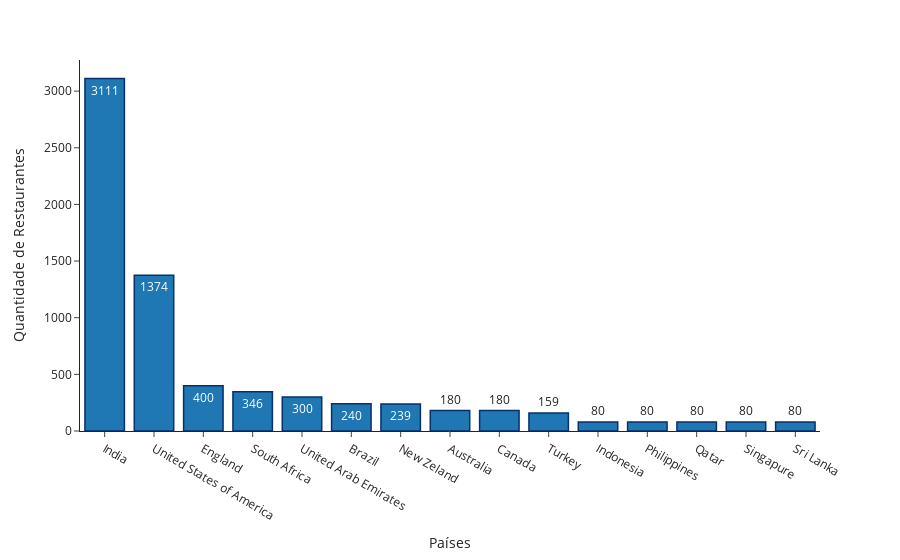

Notebook code for this chart:
### Markdown cell above
### 2. Qual o nome do país que possui mais restaurantes registrados?

### Code cell
df1_aux = df1.loc[:,['country_name','restaurant_id']].groupby(['country_name']).count().sort_values('restaurant_id', ascending=False).reset_index()


# Plotando o gráfico
fig = px.bar(df1_aux, x='country_name', y='restaurant_id', text_auto='restaurant_id', template='simple_white', labels={
   'restaurant_id': 'Quantidade de Restaurantes', 
   'country_name': 'Países'
} )
fig.update_traces(marker_line_color = 'rgb(8,48,107)', marker_line_width = 1.5 )

fig.show()

### Figure 1 — Plotly figure (JSON) as saved in the notebook; plotly's stock layout.template omitted (floating-point values rounded to 4 significant figures)
{"data": [{"alignmentgroup": "True", "hovertemplate": "Países=%{x}<br>Quantidade de Restaurantes=%{y}<extra></extra>", "legendgroup": "", "marker": {"color": "#1F77B4", "line": {"color": "rgb(8,48,107)", "width": 1.5}, "pattern": {"shape": ""}}, "name": "", "offsetgroup": "", "orientation": "v", "showlegend": false, "textposition": "auto", "texttemplate": "%{y:restaurant_id}", "type": "bar", "x": ["India", "United States of America", "England", "South Africa", "United Arab Emirates", "Brazil", "New Zeland", "Australia", "Canada", "Turkey", "Indonesia", "Philippines", "Qatar", "Singapure", "Sri Lanka"], "xaxis": "x", "y": [3111, 1374, 400, 346, 300, 240, 239, 180, 180, 159, 80, 80, 80, 80, 80], "yaxis": "y"}], "layout": {"barmode": "relative", "legend": {"tracegroupgap": 0}, "margin": {"t": 60}, "xaxis": {"anchor": "y", "domain": [0, 1], "title": {"text": "Países"}}, "yaxis": {"anchor": "x", "domain": [0, 1], "title": {"text": "Quantidade de Restaurantes"}}}}
